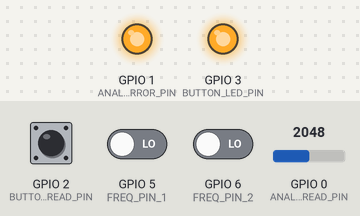
This sketch was run on a simulated ESP32-S3. Shown: output pins drawn as LEDs (lit = HIGH). The inputs (shaded band) are chosen by the test bench; at power-on: GPIO 2 (BUTTON_READ_PIN) HIGH, GPIO 0 (ANALOG_READ_PIN) = 2048, GPIO 5 (FREQ_PIN_1) LOW, GPIO 6 (FREQ_PIN_2) LOW. Pins used as bus, display or sensor lines are not drawn; what the sketch prints to the serial monitor is not drawn.

Above: at 1.2 s.
1.3 s: GPIO 2 (BUTTON_READ_PIN) pulled LOW for 0.15 s
At 2.3 s:
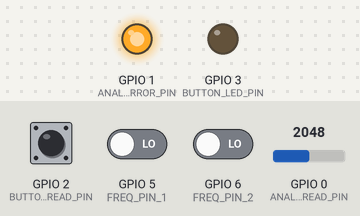
2.9 s: GPIO 0 (ANALOG_READ_PIN) set to 1995
At 3.3 s:
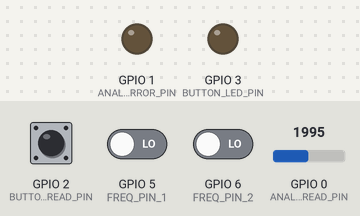
4.4 s: GPIO 0 (ANALOG_READ_PIN) set to 2866
At 5.6 s:
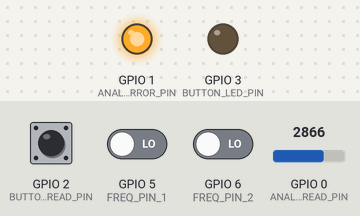
5.9 s: GPIO 0 (ANALOG_READ_PIN) set to 2047
At 6.6 s:
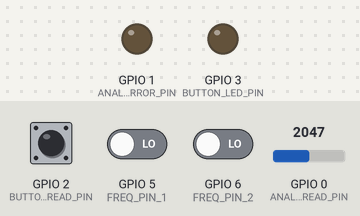
Timing chart, 0 to 8.4 s (numbered marks = the images above; inputs shaded):
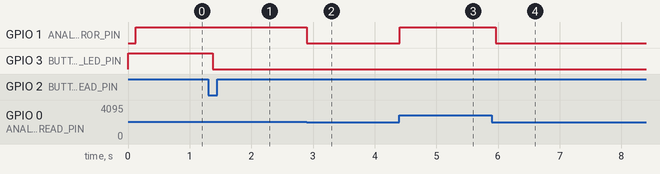

The sketch:

assignment_3_code-v0.3-With_monitoring.ino
```cpp
#include <freertos/FreeRTOS.h>
#include <freertos/task.h>
#include <freertos/queue.h>
#include <freertos/semphr.h>

#if CONFIG_FREERTOS_UNICORE
#define ARDUINO_RUNNING_CORE 0
#else
#define ARDUINO_RUNNING_CORE 1
#endif

#define portTICK_PERIOD_MILLIS ((TickType_t)(1000000 / configTICK_RATE_HZ))

#define DIGITAL_SIGNAL_PIN 4
#define FREQ_PIN_1 5
#define FREQ_PIN_2 6
#define ANALOG_READ_PIN 0
#define ANALOG_ERROR_PIN 1
#define BUTTON_READ_PIN 2 ////******************test***************////
#define BUTTON_LED_PIN 3     ////******************test***************////


//variables for avgAnalogVal
uint16_t analog_val_array[4] ={0, 0, 0, 0} ;

//variables for monitoring
TickType_t diff_wake_time[6] ;
uint16_t task_ran[6] = {0,0,0,0,0,0};
uint16_t task_violations[6] = {0,0,0,0,0,0};

//variables for checkButtonState
int lst_btn_state = HIGH;

QueueHandle_t button_pressed_queue;

SemaphoreHandle_t freqsemaphore;

// structure to log frequency data
struct{
  uint16_t last_freq_signal_1;
  uint16_t last_freq_signal_2;
} freq_log;


void setup() {
  // put your setup code here, to run once:
  Serial.begin(9600);                    // Initializing serial port
  pinMode(DIGITAL_SIGNAL_PIN, OUTPUT);   // making DIGITAL_SIGNAL_PIN as output to create desired WAVEFORM
  digitalWrite(DIGITAL_SIGNAL_PIN, LOW); // making DIGITAL_SIGNAL_PIN as default low

  pinMode(FREQ_PIN_1, INPUT);            // making FREQ_PIN_1 as input to measure frequency
  pinMode(FREQ_PIN_2, INPUT);            // making FREQ_PIN_2 as input to measure frequency

  pinMode(ANALOG_READ_PIN, INPUT);       // making ANALOG_READ_PIN as input to measure analog reading
  pinMode(ANALOG_ERROR_PIN, OUTPUT);     // making ANALOG_ERROR_PIN as output to show error
  digitalWrite(ANALOG_ERROR_PIN, LOW);   // making ANALOG_ERROR_PIN as default low

  // the input is pulled up high using internal pullup resistors so external wiring can be reduced
  pinMode(BUTTON_READ_PIN, INPUT_PULLUP);// making BUTTON_READ_PIN as input to get button state
  pinMode(BUTTON_LED_PIN, OUTPUT);
  digitalWrite(BUTTON_LED_PIN, HIGH);

  freqsemaphore = xSemaphoreCreateMutex();
  xSemaphoreGive(freqsemaphore);

  button_pressed_queue = xQueueCreate(3, sizeof(uint8_t));

  while(!Serial);                        // waiting for serial port to become available
  xTaskCreatePinnedToCore(digitalSignal, "Create squarewave", 1024, NULL, 1, NULL, ARDUINO_RUNNING_CORE); // worst 312 words by experimentation
  xTaskCreatePinnedToCore(freq1, "Read freq1", 1800, NULL, 2, NULL, ARDUINO_RUNNING_CORE);               // worst 1732/normal 300 words by experimentation
  xTaskCreatePinnedToCore(freq2, "Read freq2", 1800, NULL, 2, NULL, ARDUINO_RUNNING_CORE);               // worst 1744/normal 296 words by experimentation
  xTaskCreatePinnedToCore(avgAnalogVal, "Read analog_value", 1700, NULL, 1, NULL, ARDUINO_RUNNING_CORE);  // worst 1604/normal 308 words by experimentation
  xTaskCreatePinnedToCore(logSerial, "Log data", 1900, NULL, 3, NULL, ARDUINO_RUNNING_CORE);              // worst 1844/normal 288 words by experimentation
  xTaskCreatePinnedToCore(checkButtonState, "Monitor button", 1800, NULL, 1, NULL, ARDUINO_RUNNING_CORE); // worst 1764/normal 300 words by experimentation
  xTaskCreatePinnedToCore(toggleLED, "Toggle LED", 1800, NULL, 3, NULL, ARDUINO_RUNNING_CORE);            // worst 1760/normal 312 words by experimentation
  xTaskCreatePinnedToCore(taskMonitor, "Monitor Tasks", 2048, NULL, 3, NULL, ARDUINO_RUNNING_CORE);
}

void loop() {
  // put your main code here, to run repeatedly:

}


// Function to create desired output signal as given in task 1  [Period = 4ms / Rate = 250Hz]
// worst case execution time = 291 micros
void digitalSignal(void *pvParameters){
  (void) pvParameters;
  TickType_t last_wake_time = xTaskGetTickCount();
  while(true){

    //************* for task monitoring purposes *************//
    task_ran[0]++;
    if(diff_wake_time[0] == NULL)
      diff_wake_time[0] = last_wake_time;
    if(last_wake_time*portTICK_PERIOD_MS - diff_wake_time[0]*portTICK_PERIOD_MS > 4)
      task_violations[0]++;
    diff_wake_time[0] = last_wake_time;
    //******** end of for task monitoring purposes *********//

    digitalWrite(DIGITAL_SIGNAL_PIN, HIGH);
    //vTaskDelay(200 / portTICK_PERIOD_MILLIS);
    delayMicroseconds(200);
    digitalWrite(DIGITAL_SIGNAL_PIN, LOW);
    //vTaskDelay(50 / portTICK_PERIOD_MILLIS);
    delayMicroseconds(50);
    digitalWrite(DIGITAL_SIGNAL_PIN, HIGH);
    //vTaskDelay(30 / portTICK_PERIOD_MILLIS);
    delayMicroseconds(30);
    digitalWrite(DIGITAL_SIGNAL_PIN, LOW);
    vTaskDelayUntil(&last_wake_time, 4/portTICK_PERIOD_MS);
  }
}


// Function to measure frequency of a signal as given in task 2  [Period = 20ms / Rate = 50Hz]
// worst case execution time = 3181 micros (without serial printing out of range Warning)
// worst case execution time = 3237 micros (with serial printing out of range Warning)
void freq1(void *pvParameters){
  (void) pvParameters;
  TickType_t last_wake_time = xTaskGetTickCount();
  while(true){

    //************* for task monitoring purposes *************//
    task_ran[1]++;
    if(diff_wake_time[1] == NULL)
      diff_wake_time[1] = last_wake_time;
    if(last_wake_time*portTICK_PERIOD_MS - diff_wake_time[1]*portTICK_PERIOD_MS > 20)
      task_violations[1]++;
    diff_wake_time[1] = last_wake_time;
    //******** end of for task monitoring purposes *********//

    uint16_t freq_signal_1 = freqCounter(FREQ_PIN_1, 333, 1000);
    if (xSemaphoreTake(freqsemaphore, (TickType_t)100) == pdTRUE) {
        freq_log.last_freq_signal_1 = freq_signal_1;
        xSemaphoreGive(freqsemaphore);
    }
    /*size_t uxHighWaterMark1 = uxTaskGetStackHighWaterMark(NULL);
  // Print the high water mark value
  printf("freq1 high water mark: %u words\n", uxHighWaterMark1);*/
    vTaskDelayUntil(&last_wake_time, 20/portTICK_PERIOD_MS);
  }
}

// Function to measure frequency of a signal as given in task 3  [Period = 8ms / Rate = 125Hz]
// worst case execution time = 2130 micros (without serial printing out of range Warning)
// worst case execution time = 2185 micros (with serial printing out of range Warning)
void freq2(void *pvParameters){
  (void) pvParameters;
  TickType_t last_wake_time = xTaskGetTickCount();
  while(true){

    //************* for task monitoring purposes *************//
    task_ran[2]++;
    if(diff_wake_time[2] == NULL)
      diff_wake_time[2] = last_wake_time;
    if(last_wake_time*portTICK_PERIOD_MS - diff_wake_time[2]*portTICK_PERIOD_MS > 8)
      task_violations[2]++;
    diff_wake_time[2] = last_wake_time;
    //******** end of for task monitoring purposes *********//

    uint16_t freq_signal_2 = freqCounter(FREQ_PIN_2, 500, 1000);
     if (xSemaphoreTake(freqsemaphore, (TickType_t)100) == pdTRUE) {
        freq_log.last_freq_signal_2 = freq_signal_2;
        xSemaphoreGive(freqsemaphore);
     }
    vTaskDelayUntil(&last_wake_time, 8/portTICK_PERIOD_MS);
  }
}


// Function to calculate average analog value using 4 readings as given in task 4  [Period = 20ms / Rate = 50Hz]
// worst case execution time = 217 micros
void avgAnalogVal(void *pvParameters){
  (void) pvParameters;
  TickType_t last_wake_time = xTaskGetTickCount();
  while(true){

    //************* for task monitoring purposes *************//
    task_ran[3]++;
    if(diff_wake_time[3] == NULL)
      diff_wake_time[3] = last_wake_time;
    if(last_wake_time*portTICK_PERIOD_MS - diff_wake_time[3]*portTICK_PERIOD_MS > 20)
      task_violations[3]++;
    diff_wake_time[3] = last_wake_time;
    //******** end of for task monitoring purposes *********//

    const uint8_t ANALOG_AVG_COUNT = 4 ;  //averaging 4 analog values
    uint32_t sum = 0;
    //removing the oldest entry from analog_val_array and moving remaining entries to the begenning of the array so that new entry can be entered
    for(uint8_t i = 0; i <= ANALOG_AVG_COUNT-2; i++){
      analog_val_array[i] = analog_val_array[i+1];
      sum += analog_val_array[i];                                       // calculating the sum of previous 3 entries
    }

    analog_val_array[ANALOG_AVG_COUNT-1] = analogRead(ANALOG_READ_PIN); // adding new value at the end of the array
    sum+= analog_val_array[ANALOG_AVG_COUNT-1];                         // adding new value to sum for averaging

    uint16_t avg_val = sum/ANALOG_AVG_COUNT;                            // average of 4 readings

    if(avg_val > 4095/2)                                                // 12 bit ADC = max 4095
      digitalWrite(ANALOG_ERROR_PIN, HIGH);
    else
      digitalWrite(ANALOG_ERROR_PIN, LOW);
    vTaskDelayUntil(&last_wake_time, 20/portTICK_PERIOD_MS);
  }
}

// Function to log data of task 2 and task 3 to Serial port as given in task 5   [Period = 100ms / Rate = 10Hz]
// worst case execution time = 135 micros
void logSerial(void *pvParameters){
  (void) pvParameters;
  TickType_t last_wake_time = xTaskGetTickCount();
  while(true){

    //************* for task monitoring purposes *************//
    task_ran[4]++;
    if(diff_wake_time[4] == NULL)
      diff_wake_time[4] = last_wake_time;
    if(last_wake_time*portTICK_PERIOD_MS - diff_wake_time[4]*portTICK_PERIOD_MS > 100)
      task_violations[4]++;
    diff_wake_time[4] = last_wake_time;
    //******** end of for task monitoring purposes *********//

    if (xSemaphoreTake(freqsemaphore, (TickType_t)100) == pdTRUE) {
      //mapping the frequencies to values given in task 5
      int8_t mapped_freq_1 = map(freq_log.last_freq_signal_1, 333, 1000, 0 , 99);
      int8_t mapped_freq_2 = map(freq_log.last_freq_signal_2, 500, 1000, 0 , 99);
      xSemaphoreGive(freqsemaphore);

      // limiting the range to given range in task 5
      if(mapped_freq_1 < 0)  mapped_freq_1 = 0;
      else if(mapped_freq_1 > 99) mapped_freq_1 = 99;
      if(mapped_freq_2 < 0)  mapped_freq_2 = 0;
      else if(mapped_freq_2 > 99) mapped_freq_2 = 99;

      //printing the result in mentioned form
      Serial.printf("%d,%d\n",mapped_freq_1, mapped_freq_2);
    }
    vTaskDelayUntil(&last_wake_time, 100/portTICK_PERIOD_MS);
  }
}

// Function to measure frequency of a given wave
// max_timeperiod = 1000000*1/minfreq    time = 1/f converted into micros
// also there is a 2.5 percent error rate allowance
// therefore max_timeperiod = 1000000*1/minfreq + 0.025*((1000000*1)/minfreq)
// max_timeperiod = 1000000/minfreq + 25000/minfreq = 1025000/minfreq
// also duty cycle is 50% so effective timeperiod required to measure frequency = timeperiod/2
// therefore max_timeperiod = (1025000/minfreq)/2 = 512500/minfreq
uint16_t freqCounter(uint8_t read_pin, uint16_t minfreq, uint16_t maxfreq){
  uint64_t max_timeperiod = ceil(512500.0/minfreq);                                                     // max timeperiod in micros for a wave with 50% percent duty cycle and 2.5% error margin
  uint64_t timeout_counter = micros();                                                           // store current time for timeout purposes
  uint8_t pin_status = digitalRead(read_pin);                                                   // store the status of pin for state change monitoring purposes
  while(digitalRead(read_pin) == pin_status && micros() - timeout_counter < max_timeperiod); // wait for the signal to change state with a timeout period
  uint64_t freq_start_time = micros();                                                                // starting measuring frequency
  timeout_counter = micros();                                                                // updating timeout_counter for next timeout call
  pin_status = digitalRead(read_pin);                                                        // updating pin_status for capturing next pin state change
  while(digitalRead(read_pin) == pin_status && micros() - timeout_counter < max_timeperiod); // wait for the signal to change state with a timeout period
  uint16_t freq = 500000/(micros() - freq_start_time);                                      // freq = 1/timeperiod changed in secs from micros and divided by 2 as we are only measuring either high or low time
  // checking range of frequency with 2.5% error margin
  if(freq < minfreq - 0.025*minfreq ){
    freq = minfreq;
  }
  else if(freq > maxfreq + 0.025*maxfreq){
    freq = maxfreq;
  }
  return freq;
}

// Function to check the status of a button with debounce delay
// based on button pressed, toggles a button state variable HIGH and LOW
void checkButtonState(void *pvParameters){
  (void) pvParameters;
  TickType_t last_wake_time = xTaskGetTickCount();
  while(true){

    //************* for task monitoring purposes *************//
    task_ran[5]++;
    if(diff_wake_time[5] == NULL)
      diff_wake_time[5] = last_wake_time;
    if(last_wake_time*portTICK_PERIOD_MS - diff_wake_time[5]*portTICK_PERIOD_MS > 40)
      task_violations[5]++;
    diff_wake_time[5] = last_wake_time;
    //******** end of for task monitoring purposes *********//

    uint8_t btnstate = digitalRead(BUTTON_READ_PIN);
    if(btnstate != lst_btn_state){
      vTaskDelay(50/portTICK_PERIOD_MS);
      if(btnstate != lst_btn_state){
        lst_btn_state = btnstate;
        if(btnstate == LOW){
          //button_state = !button_state;
          uint8_t tmpevent = 1;
          xQueueSend(button_pressed_queue, &tmpevent, portMAX_DELAY);
        }
       }
    }
    vTaskDelayUntil(&last_wake_time, 40/portTICK_PERIOD_MS);
  }
}

// Function to control the LED
// simply write the button state varible to LED pin
void toggleLED(void *pvParameters){
  (void) pvParameters;
  while(true){
    uint8_t tmpevent;
    if (xQueueReceive(button_pressed_queue, &tmpevent, portMAX_DELAY) == pdTRUE) {
      if (tmpevent == 1) {
        digitalWrite(BUTTON_LED_PIN, !digitalRead(BUTTON_LED_PIN));
      }
    }
  }
}

void taskMonitor(void *pvParameters){
  (void) pvParameters;
  TickType_t last_wake_time = xTaskGetTickCount();
  while(true){
    Serial.println("PERFORMANCE SUMMARY ");
    for (int i=0; i< 6; i++) {
      Serial.print("Task #");
      Serial.print((i+1));
      Serial.print("  ");
      Serial.print(task_violations[i]);
      Serial.print("/");
      Serial.print(task_ran[i]);
      Serial.println(" violations");
      task_violations[i] = 0;
      task_ran[i] = 0;
    }
    vTaskDelayUntil(&last_wake_time, 10000/portTICK_PERIOD_MS);
  }
}

/* REFERENCES
  1. https://esp32tutorials.com/esp32-esp-idf-freertos-semaphore-tutorial/
  2. https://github.com/DiegoPaezA/ESP32-freeRTOS
  3. https://www.freertos.org/fr-content-src/uploads/2018/07/161204_Mastering_the_FreeRTOS_Real_Time_Kernel-A_Hands-On_Tutorial_Guide.pdf
  4. https://canvas.hw.ac.uk/courses/18948/files/2451779?module_item_id=1609173
  5. https://canvas.hw.ac.uk/courses/18948/pages/semaphores-problems-and-solutions?module_item_id=1609174
  6. https://www.youtube.com/playlist?list=PLEBQazB0HUyQ4hAPU1cJED6t3DU0h34bz
  */
```

Measured:
- the behaviour switches between 2048 and 2047 on GPIO 0 (ANALOG_READ_PIN) (found by bisection; images 1 and 2)
- after the input at 1.3 s, GPIO 3 (BUTTON_LED_PIN): HIGH → LOW after 0.08 s
- after the input at 2.9 s, GPIO 1 (ANALOG_ERROR_PIN): HIGH → LOW at once
- after the input at 4.4 s, GPIO 1 (ANALOG_ERROR_PIN): LOW → HIGH at once
- after the input at 5.9 s, GPIO 1 (ANALOG_ERROR_PIN): HIGH → LOW after 0.06 s
